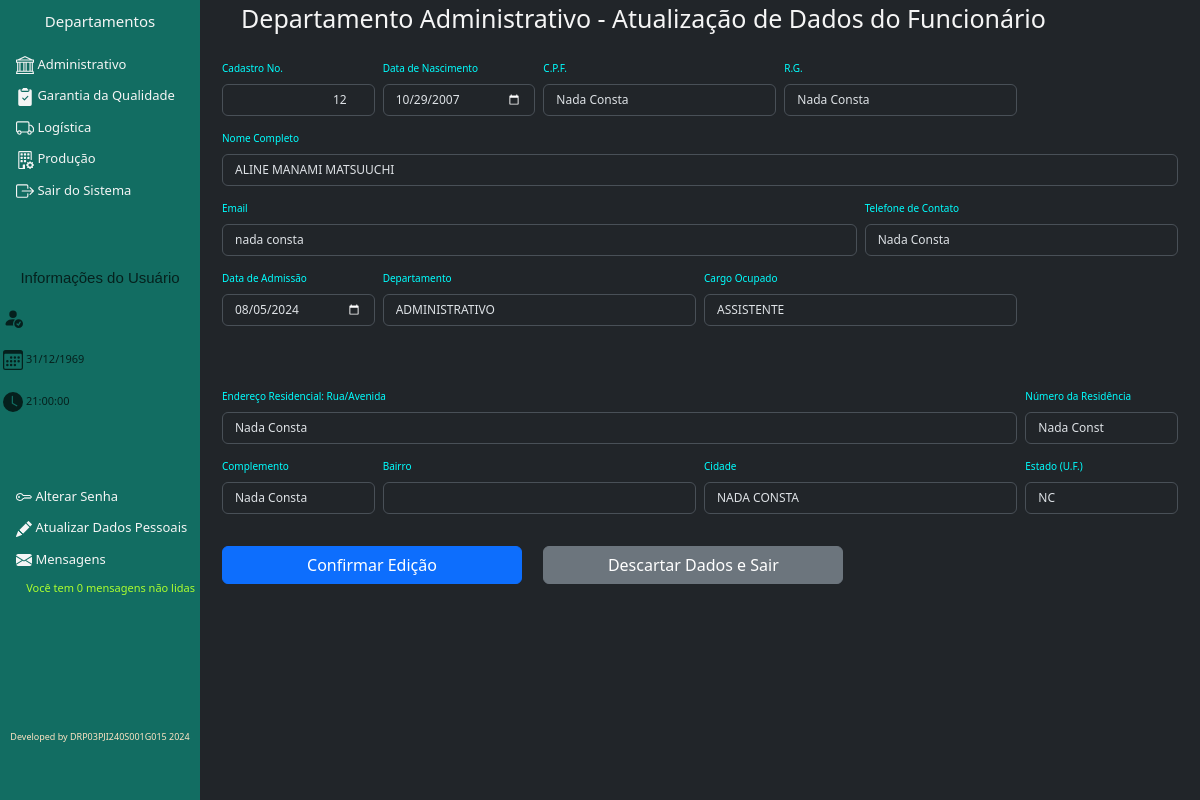
Screenshot of /12EditaRegistroFuncionario.php?id=12 with the database file from the repository.
### tables this page shows
CREATE TABLE `quadro_funcionarios` (
  `ID_FUNCIONARIO` int(11) NOT NULL,
  `NOME_FUNCIONARIO` varchar(120) NOT NULL,
  `DATA_ADMISSAO` date NOT NULL,
  `CARGO` varchar(45) NOT NULL,
  `DEPARTAMENTO` varchar(45) NOT NULL,
  `CREDENCIAL` int(2) NOT NULL,
  `USUARIO` varchar(15) NOT NULL,
  `SENHA` varchar(6) NOT NULL,
  `ID_USUARIO` varchar(220) NOT NULL,
  `SENHA_USUARIO` varchar(220) NOT NULL,
  `DATA_NASCIMENTO` date NOT NULL,
  `CPF` varchar(14) DEFAULT NULL,
  `RG` varchar(12) DEFAULT NULL,
  `TELEFONE` varchar(15) DEFAULT NULL,
  `EMAIL` varchar(100) DEFAULT NULL,
  `RUA_RES` varchar(100) DEFAULT NULL,
  `NUM_RES` varchar(10) DEFAULT NULL,
  `COMPLEMENTO` varchar(45) DEFAULT NULL,
  `BAIRRO` varchar(75) DEFAULT NULL,
  `CIDADE` varchar(75) DEFAULT NULL,
  `UF` varchar(2) DEFAULT NULL,
  `RESPONSAVEL_CADASTRO` varchar(120) NOT NULL
);

### 12EditaRegistroFuncionario.php (the view, shortened to what this page needs)
<?php
include_once 'EstruturaPrincipal.php';
if(!empty($_GET['id'])){
  $id_edit   = $_GET['id'];
  $queryUser = $connDB->prepare("SELECT * FROM quadro_funcionarios WHERE ID_FUNCIONARIO = $id_edit LIMIT 1");
  $queryUser->execute();
  $rowID     = $queryUser->fetch(PDO::FETCH_ASSOC);
}
?>
  <div class="main">
    <div class="container">
      <p style="margin-left: 2%; font-size: 25px; color: whitesmoke">Departamento Administrativo - Atualização de Dados do Funcionário</p>
      <form class="row g-2" method="POST" action="#">
        <div class="col-md-2">
          <label for="idFunc" class="form-label" style="color:aqua; font-size: 10px">Cadastro No.</label>
          <input style="text-align:right; font-size: 12px" type="number" class="form-control" id="idFunc" name="idFunc" value="<?php echo $rowID['ID_FUNCIONARIO'];?>" readonly>
        </div>
        <div class="col-md-2">
          <label for="dataNasc" class="form-label" style="font-size: 10px; color:aqua">Data de Nascimento</label>
          <input style="font-size: 12px" type="date" class="form-control" id="dataNasc" name="dataNasc" value="<?php echo $rowID['DATA_NASCIMENTO'];?>" autofocus>
        </div>
        <div class="col-md-3">
          <label for="cpfFunc" class="form-label" style="font-size: 10px; color:aqua">C.P.F.</label>
          <input style="font-size: 12px" type="text" class="form-control" id="CPFInput" name="cpfFunc" value="<?php echo $rowID['CPF'];?>" maxlength="11" oninput="criaMascara('CPF')">
        </div>
        <div class="col-md-3">
          <label for="rgFunc" class="form-label" style="font-size: 10px; color:aqua">R.G.</label>
          <input style="font-size: 12px" type="text" class="form-control" id="RGInput" name="rgFunc" value="<?php echo $rowID['RG'];?>" maxlength="9" oninput="criaMascara('RG')">
        </div>
        <div class="col-12">
          <label for="nomeFunc" class="form-label" style="font-size: 10px; color:aqua">Nome Completo</label>
          <input style="font-size: 12px; text-transform:uppercase" type="text" class="form-control" id="nomeFunc" name="nomeFunc" value="<?php echo $rowID['NOME_FUNCIONARIO'];?>" maxlength="120">
        </div>
        <div class="col-8">
          <label for="emailFunc" class="form-label" style="font-size: 10px; color:aqua">Email</label>
          <input style="font-size: 12px; text-transform:lowercase" type="email" class="form-control" id="emailFunc" name="emailFunc" value="<?php echo $rowID['EMAIL'];?>">
        </div>
        <div class="col-md-4">
          <label for="telefone" class="form-label" style="font-size: 10px; color:aqua">Telefone de Contato</label>
          <input style="font-size: 12px" type="text" class="form-control" id="CelularInput" name="telefone" value="<?php echo $rowID['TELEFONE'];?>" maxlength="12" oninput="criaMascara('Celular')">
        </div>
        <div class="col-md-2">
          <label for="dataAdmi" class="form-label" style="font-size: 10px; color:aqua">Data de Admissão</label>
          <input style="font-size: 12px" type="date" class="form-control" id="dataAdmi" name="dataAdmi" value="<?php echo $rowID['DATA_ADMISSAO'];?>">
        </div>
        <div class="col-md-4">
          <label for="departamento" class="form-label" style="font-size: 10px; color:aqua">Departamento</label>
          <input style="font-size: 12px" type="text" class="form-control" id="departamento" name="departamento" value="<?php echo $rowID['DEPARTAMENTO'];?>">
        </div>
        <div class="col-md-4">
          <label for="cargo" class="form-label" style="font-size: 10px; color:aqua">Cargo Ocupado</label>
          <input style="font-size: 12px" type="text" class="form-control" id="cargo" name="cargo" value="<?php echo $rowID['CARGO'];?>">
        </div>
        <div class="col-10">
          <br><br>
          <label for="ruaRes" class="form-label" style="font-size: 10px; color:aqua">Endereço Residencial: Rua/Avenida</label>
          <input style="font-size: 12px" type="text" class="form-control" id="ruaRes" name="ruaRes" value="<?php echo $rowID['RUA_RES'];?>">
        </div>
        <div class="col-md-2">
          <br><br>
          <label for="numRes" class="form-label" style="font-size: 10px; color:aqua">Número da Residência</label>
          <input style="font-size: 12px" type="text" class="form-control" id="numRes" name="numRes" value="<?php echo $rowID['NUM_RES'];?>"maxlength="6">
        </div>
        <div class="col-md-2">
          <label for="cplRes" class="form-label" style="font-size: 10px; color:aqua">Complemento</label>
          <input style="font-size: 12px" type="text" class="form-control" id="cplRes" name="cplRes" value="<?php echo $rowID['COMPLEMENTO'];?>">
        </div>
        <div class="col-md-4">
          <label for="bairro" class="form-label" style="font-size: 10px; color:aqua">Bairro</label>
          <input style="font-size: 12px; text-transform:uppercase" type="text" class="form-control" id="bairro" name="bairro" value="<?php echo $rowID['BAIRRO'];?>">
        </div>
        <div class="col-md-4">
          <label for="cidade" class="form-label" style="font-size: 10px; color:aqua">Cidade</label>
          <input style="font-size: 12px; text-transform:uppercase" type="text" class="form-control" id="cidade" name="cidade" value="<?php echo $rowID['CIDADE'];?>">
        </div>
        <div class="col-md-2">
          <label for="uf" class="form-label" style="font-size: 10px; color:aqua">Estado (U.F.)</label>
          <input style="font-size: 12px; text-transform: uppercase" type="text" class="form-control" id="uf" name="uf" value="<?php echo $rowID['UF'];?>" maxlength="2">
        </div>
        <div class="col-md-4"><br>
          <button type="button" class="btn btn-primary" data-bs-toggle="modal" data-bs-target="#exampleModal" style="width: 300px">Confirmar Edição</button>
        </div>
        <div class="col-md-4"><br>
          <input class="btn btn-secondary" type="reset"  id="reset"  name="reset"  value="Descartar Dados e Sair" style="width: 300px" onclick="location.href='06QuadroFuncionarios.php'">
        </div>
      </form>
    </div>
  </div>

### EstruturaPrincipal.php (style rules this page uses)
.main { margin-left: 200px; padding: 0px 10px; }

### rows the page displays
quadro_funcionarios: idFunc "12", dataNasc "10/29/2007", cpfFunc "Nada Consta", rgFunc "Nada Consta", nomeFunc "ALINE MANAMI MATSUUCHI", emailFunc "Nada Consta", telefone "Nada Consta", dataAdmi "08/05/2024", departamento "ADMINISTRATIVO", cargo "ASSISTENTE", ruaRes "Nada Consta", numRes "Nada Const", cplRes "Nada Consta", cidade "Nada Consta", uf "NC"

### other values shown
date('d/m/Y', $dLog) "31/12/1969"
date('H:i:s', $hLog) "21:00:00"
$numMsg "0"
